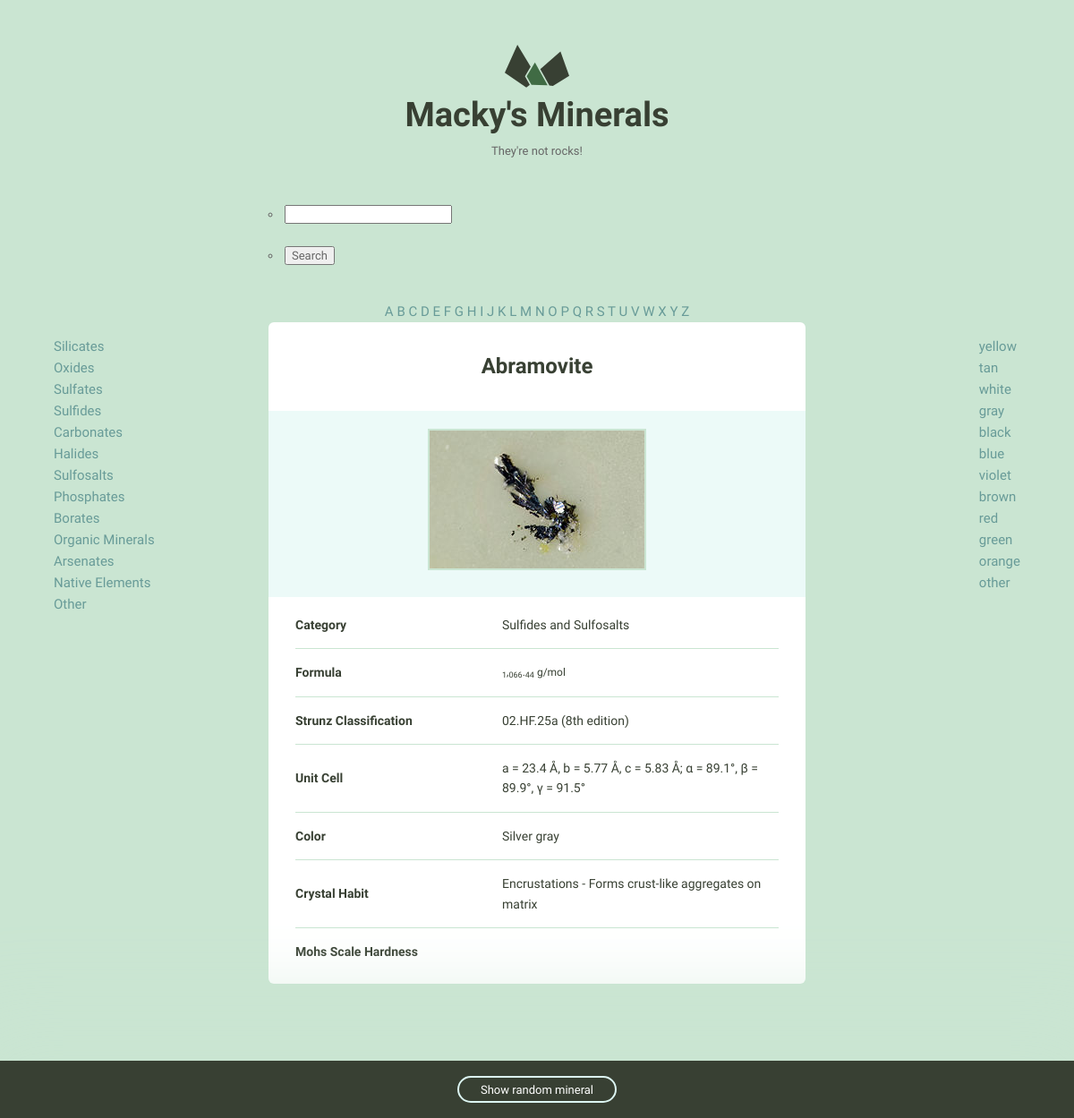
/detail/4/, run on the app's committed database.
### minerals/models.py (models this page shows)
class Minerals(models.Model):
	name = models.CharField(default="", max_length=255)
	image_filename = models.CharField(default="", max_length=255)
	image_caption = models.CharField(default="", max_length=255)
	category = models.CharField(default="", max_length=255)
	formula = models.CharField(default="", max_length=255)
	strunz_classification = models.CharField(default="", max_length=255)
	crystal_system = models.CharField(default="", max_length=255)
	unit_cell = models.CharField(default="", max_length=255)
	color = models.CharField(default="", max_length=255)
	crystal_symmetry = models.CharField(default="", max_length=255)
	cleavage = models.CharField(default="", max_length=255)
	mohs_scale_hardness = models.CharField(default="", max_length=255)
	luster = models.CharField(default="", max_length=255)
	streak = models.CharField(default="", max_length=255)
	diaphaneity = models.CharField(default="", max_length=255)
	optical_properties = models.CharField(default="", max_length=255)
	group = models.CharField(default="", max_length=255)
	refractive_index = models.CharField(default="", max_length=255)
	crystal_habit = models.CharField(default="", max_length=255)
	specific_gravity = models.CharField(default="", max_length=255)
	def __str__(self):
		return 'Minerals - ' + self.name

### minerals/views.py (the view)
# urls.py: path('detail/<int:id>/', views.detail, name="detail"),
def detail(request, id):
    mineral = Minerals.objects.get(id=id)
    print("This is the mineral- {}".format(mineral))
    return render(request, 'detail.html', {'mineral': mineral})

### minerals/templatetags/clickables.py (called while the page is built)
@register.inclusion_tag('groups_clickables.html')
def groups_list(clickable=None):
    groups = ['Silicates', 'Oxides', 'Sulfates', 'Sulfides', 'Carbonates', 'Halides']
    groups += ['Sulfosalts', 'Phosphates', 'Borates', 'Organic Minerals', 'Arsenates']
    groups +=  ['Native Elements', 'Other']
    return {'groups': groups, 'clickable':clickable }

@register.inclusion_tag('colors_clickables.html')
def colors_list(clickable_C=None):
    colors = ["yellow", 'tan', 'white', 'gray', 'black', 'blue', 'violet']
    colors += ['brown', 'red', 'green', 'orange', 'other']
    return {'colors': colors, 'clickable_C': clickable_C }

@register.inclusion_tag('letters_clickables.html')
def letters_list(clickable_L=None):
    letters = 'ABCDEFGHIJKLMNOPQRSTUVWXYZ'
    return {'letters': letters, 'clickable_L': clickable_L }

@register.inclusion_tag('random_num.html')
def random_number():
    all_minerals = Minerals.objects.all()
    random_total = len(all_minerals)
    random_num = random.randint(1, random_total)
    return {'random_num': random_num}

### minerals/templates/detail.html
{% extends 'layout.html' %}
{% load clickables %}
{% load static %}
{% block body %}
    <div class="grid-100 mineral__container">
      <h1 class="mineral__name">{{ mineral.name }}</h1>
      <div class="mineral__image-bg">
        {% with 'images/'|add:mineral.name|add:'.jpg' as image_static %}
        <img class="mineral__image" src="{% static image_static %}">
        {% endwith %}
        <p class="mineral__caption">{{ mineral.image_caption }}</p>
      </div>
      <div class="mineral__table-container">
        <table class="mineral__table">
          <tr>
            <td class="mineral__category">Category</td>
            <td>{{ mineral.category }}</td>
          </tr>
          <tr>
            <td class="mineral__category">Formula</td>
            <td class="mineral__formula">{{ mineral.formula|safe }}</td>
          </tr>
          <tr>
            <td class="mineral__category">Strunz Classification</td>
            <td>{{ mineral.strunz_classification }}</td>
          </tr>
          <tr>
            <td class="mineral__category">Unit Cell</td>
            <td>{{ mineral.unit_cell }}</td>
          </tr>
          <tr>
            <td class="mineral__category">Color</td>
            <td>{{ mineral.color }}</td>
          </tr>
          <tr>
            <td class="mineral__category">Crystal Habit</td>
            <td>{{ mineral.crystal_habit }}</td>
          </tr>
          <tr>
            <td class="mineral__category">Mohs Scale Hardness</td>
            <td>{{ mineral.mohs_scale_hardness }}</td>
          </tr>
        </table>
      </div>
    </div>
  </div>
  <div class="minerals__random">
    {% random_number %}
  </div>
{% endblock %}

### minerals/static/css/global.css (style rules this page uses)
html { font-family: sans-serif; -ms-text-size-adjust: 100%; -webkit-text-size-adjust: 100%; }
body { margin: 0; }
h1 { font-size: 2em; margin: 0.67em 0; }
sub { font-size: 75%; line-height: 0; position: relative; vertical-align: baseline; bottom: -0.25em; }
img { border: 0; }
table { border-collapse: collapse; border-spacing: 0; }
td, th { padding: 0; }
html { font-size: 62.5%; }
body { background-color: #CAE5D2; font-size: 1.5em; line-height: 1.6; font-weight: 400; font-family: "Cousine"; color: #666; }
.grid, .grid-5, .grid-10, .grid-15, .grid-20, .grid-25, .grid-30, .grid-33, .grid-35, .grid-40, .grid-45, .grid-50, .grid-55, .grid-60, .grid-65, .grid-66, .grid-70, .grid-75, .grid-80, .grid-90, .grid-95, .grid-100 { float: left; box-sizing: border-box; position: relative; }
.grid-100 { width: 100%; padding: 0 15px; }
h1, h2, h3, h4, h5, h6 { margin-top: 0; margin-bottom: 2rem; font-weight: bold; font-family: "Work Sans", sans-serif; color: #384033; }
h1 { font-size: 3.8rem; }
@media (min-width: 550px) { h1 { font-size: 3.8rem; } }
p { margin-top: 0; font-size: 1.6rem; }
th, td { padding: 15px; text-align: left; border-bottom: 1px solid #e1e1e1; }
th:first-child, td:first-child { padding-left: 0; }
th:last-child, td:last-child { padding-right: 0; }
table, p, ul { margin-bottom: 2.5rem; }
.minerals__random { background-color: #384033; box-shadow: 0 0 100px 50px #CAE5D2; color: #fff; padding: 20px 0 20px 0; position: fixed; bottom: 0; text-align: center; width: 100%; }
.mineral__container { background-color: #fff; border-radius: 6px; list-style: none; padding: 0; text-align: center; }
.mineral__name { display: block; width: 100%; margin: 0; font-size: 24px; padding: 30px 0 30px 0; }
.mineral__image { display: block; margin: 0 auto; border: solid 2px #CAE5D2; }
.mineral__image-bg { background-color: #ecfaf8; padding: 20px 0; }
.mineral__caption { font-size: 12px; font-style: italic; padding: 10px 0 0 0; margin: 0; }
.mineral__table { font-size: 14px; color: #384033; }
.mineral__table td { border-color: #CAE5D2; }
.mineral__table tr:last-of-type td { border-bottom: none; padding-bottom: 0; }
.mineral__table-container { padding: 5px 30px 0; }
.mineral__category { font-weight: bold; width: 40%; }
.mineral__formula { font-size: 12px; }

### data on the page
Minerals: name "Abramovite", category "Sulfides and Sulfosalts", formula "1 , 066 . 44 g/mol", strunz_classification "02.HF.25a (8th edition)", unit_cell "a = 23.4 Å, b = 5.77 Å, c = 5.83 Å; α = 89.1°, β = 89.9°, γ = 91.5°", color "Silver gray", crystal_habit "Encrustations - Forms crust-like aggregates on matrix"

### other printed values
{{ color }} "yellow" "tan" "white" "gray" "black" "blue" "violet" "brown" "red" "green" "orange" "other"
{{ group }} "Silicates" "Oxides" "Sulfates" "Sulfides" "Carbonates" "Halides" "Sulfosalts" "Phosphates" "Borates" "Organic Minerals" "Arsenates" "Native Elements" "Other"
{{ letter }} "A" "B" "C" "D" "E" "F" "G" "H" "I" "J" "K" "L" "M" "N" "O" "P" "Q" "R" "S" "T" "U" "V" "W" "X" "Y" "Z"
